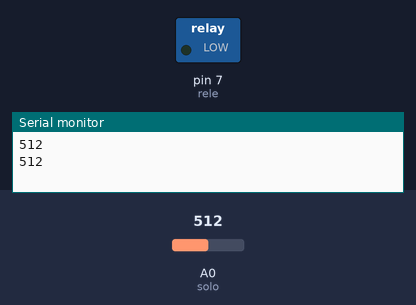
Simulated run of this sketch. Board: Arduino Uno, built with avr-gcc and run on an emulated ATmega328P. Parts: switched loads named in the sketch (green lamp = pin HIGH), the last lines printed to the serial monitor. Inputs (shaded band) come from the test bench; at power-on: A0 (solo) = 512.

Above: at 1.8 s.
1.9 s: A0 (solo) set to 633
3.4 s: A0 (solo) set to 663
At 5.2 s:
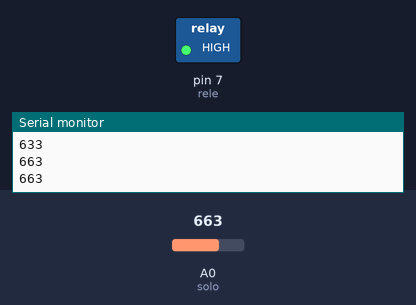
5.5 s: A0 (solo) set to 640
At 6.8 s:
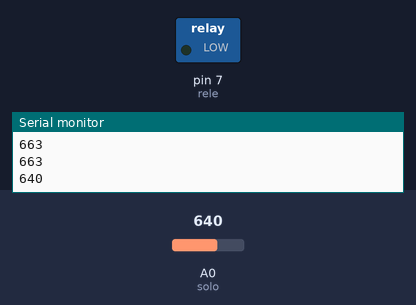
7.5 s: A0 (solo) set to 660
At 8.3 s:
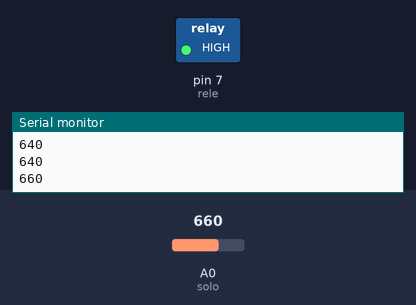
Timing chart, 0 to 10.5 s (numbered marks = the images above; inputs shaded):
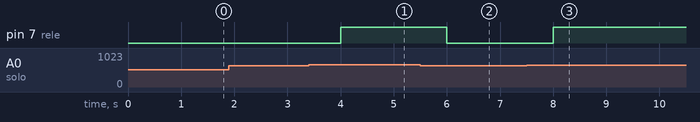

The sketch:

Projeto_098_Controlador_de_Irrigacao.ino
```cpp
// Projeto 098 - Controlador de Irrigação
// Arduino Uno | Arduino Neon Lab

int solo=A0, rele=7;
 void setup(){ pinMode(rele,OUTPUT); Serial.begin(9600); }
 void loop(){
   int leitura = analogRead(solo);
   bool seco = leitura > 650;
   digitalWrite(rele, seco);
   Serial.println(leitura);
   delay(1000);
 }
```

Measured:
- the behaviour switches between 650 and 651 on A0 (solo) (found by bisection; images 0 and 1)
- after the input at 3.4 s, pin 7 (rele): LOW → HIGH after 0.60 s
- after the input at 5.5 s, pin 7 (rele): HIGH → LOW after 0.50 s
- after the input at 7.5 s, pin 7 (rele): LOW → HIGH after 0.50 s
